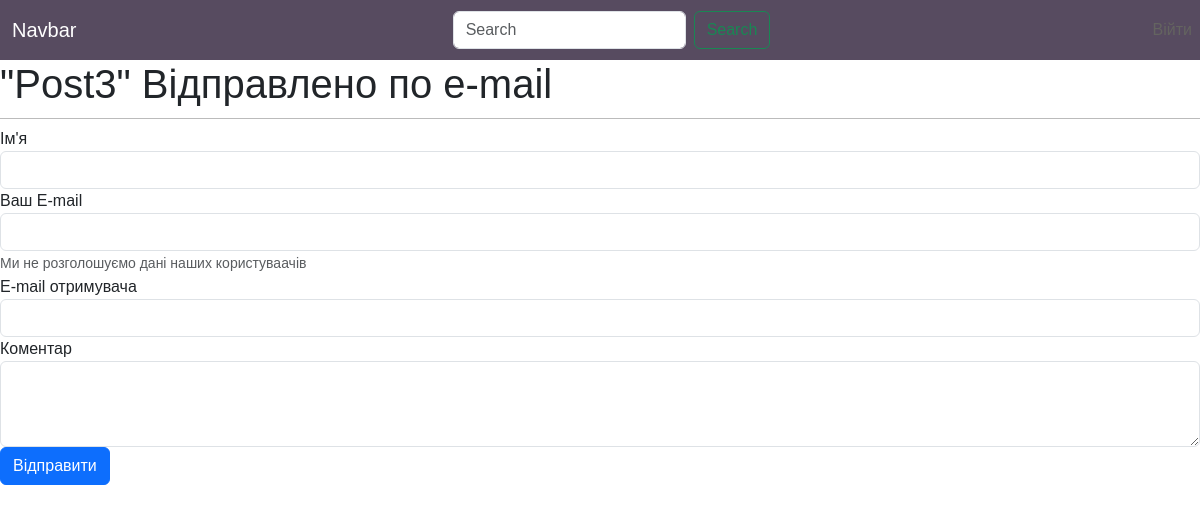
Page /blog/3/share/ on the earlier database version.
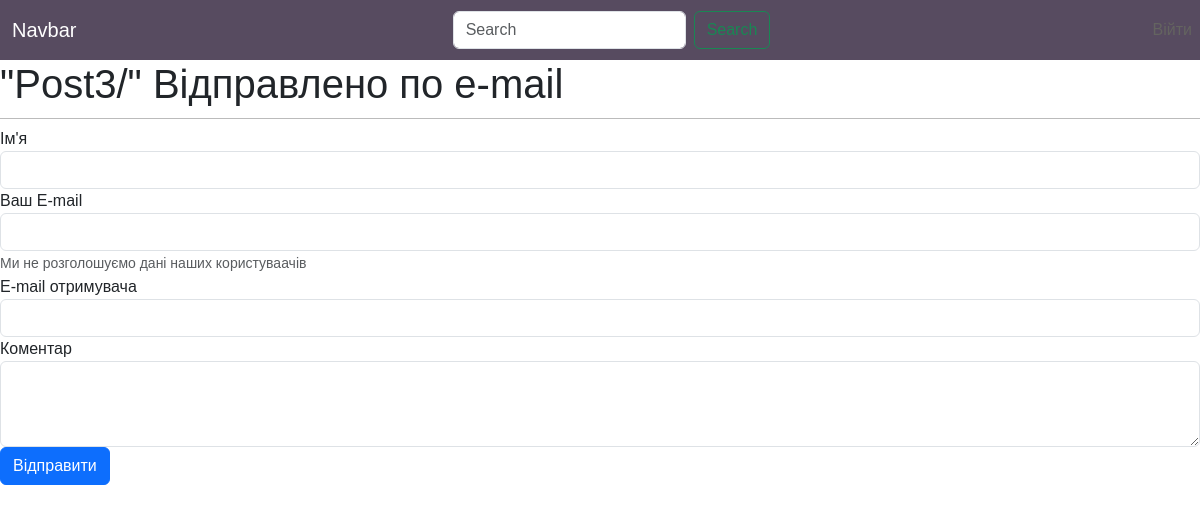
Same page on the later database version.
### blog/models.py (models this page shows, shortened)
class Post(models.Model):
    STATUS_CHOICES = (
        ('draft', 'Draft'),
        ('published', 'Published')
    )
    title = models.CharField(max_length=250, verbose_name='Назва поста')
    tags = TaggableManager()
    slug = models.SlugField(max_length=250, unique_for_date='publish')
    author = models.ForeignKey(User, on_delete=models.CASCADE, related_name='blog_posts',
                               verbose_name='Автор')
    short_description = models.CharField(max_length=400, verbose_name='Короткий опис')
    publish = models.DateTimeField(default=timezone.now, verbose_name='Дата публікації')
    created = models.DateTimeField(auto_now_add=True, verbose_name='Дата створення')
    updated = models.DateTimeField(auto_now=True, verbose_name='Дата оновлення')
    status = models.CharField(max_length=10, choices=STATUS_CHOICES, default='draft',
                              verbose_name='Статус публікації')
    image = models.ImageField(upload_to='product_images/', blank=False, verbose_name='Зображення')
    class Meta:
        ordering = ('-publish',)

### blog/views.py (the view)
# urls.py: path('<int:post_id>/share/', views.post_share, name='post_share'),
def post_share(request, post_id):
    post = get_object_or_404(Post, id=post_id, status='published')
    sent = False
    if request.method == 'POST':
        form = EmailPostForm(request.POST)
        if form.is_valid():
            cd = form.cleaned_data
            post_url = request.build_absolute_uri(post.get_absolute_url())
            subject = '{} ({}) recommends you reading "{}"'.format(cd['name'], cd['email'], post.title)
            message = 'Read "{}" at {}\n\n{}\'s comments: {}'.format(post.title, post_url, cd['name'], cd['comment'])
            send_mail(subject, message, '', [cd['to']])
            sent = True
    else:
        form = EmailPostForm()
    return render(request, 'blog/post/share.html', {'post': post, 'form': form, 'sent': sent})

### blog/forms.py
class EmailPostForm(forms.Form):
    name = forms.CharField(max_length=25, widget=forms.TextInput(attrs={'class': 'form-control',
                                                                        'id': 'nameInput'
                                                                        }))
    email = forms.EmailField(widget=forms.TextInput(attrs={'class': 'form-control',
                                                           'id': 'exampleInputEmail',
                                                           'area-describedby': 'emailHelp'
                                                           }))
    to = forms.EmailField(widget=forms.TextInput(attrs={'class': 'form-control',
                                                        'id': 'emailTo'}))
    comment = forms.CharField(required=False, widget=forms.Textarea(attrs={'class': 'form-control',
                                                                           'id': 'comments',
                                                                           'rows': '3'}))

### blog/templates/blog/post/share.html (shortened to what this page needs)
{% extends "blog/base.html" %}
{% block content %}
    {% if sent %}
        <h1>E-mail успішно відправлено</h1>
        <p>"{{ post.title }}" було успішно відправлено {{ form.cleaned_data.to }}.</p>
    {% else %}
        <h1>"{{ post.title }}" Відправлено по e-mail</h1>
        <form action='.', method='post'>
            <div class='form-group'>
                <label for='nameInput'>Ім'я</label>
                {{ form.name }}
            </div>
            <div class='form-group'>
                <label for='exampleInputEmail'>Ваш E-mail</label>
                {{ form.email }}
                <small id='emailHelp' class='form-text text-muted'>Ми не розголошуємо дані наших користуваачів</small>
            </div>
            <div class='form-group'>
                <label for='emailTo'>E-mail отримувача</label>
                {{ form.to }}
            </div>
            <div class='form-group'>
                <label for='comment'>Коментар</label>
                {{ form.comment }}
            </div>
            <button type='submit' class='btn btn-primary'>Відправити</button>
        </form>
    {% endif %}
{% endblock content %}

### blog/templates/blog/base.html (shortened to what this page needs)
{% load static %}
<!doctype html>
<html lang="en">
  <head>
    <link href="https://cdn.jsdelivr.net/npm/bootstrap@5.3.3/dist/css/bootstrap.min.css" rel="stylesheet">
    <link href="{% static 'css/style.css'%}" rel="stylesheet">
  </head>
  <body>
    {% block navbar %}
    <nav class="navbar navbar-expand-lg navbar-dark">
        <div class="container-fluid">
          <a class="navbar-brand" href="#">Navbar</a>
          <div class="collapse navbar-collapse justify-content-center"  id="navbarSupportedContent">
            <form class="d-flex" role="search">
              <input class="form-control me-2" type="search" placeholder="Search" aria-label="Search">
              <button class="btn btn-outline-success" type="submit">Search</button>
            </form>
          </div>
        </div>
        <div id='header'>
            <span class='user'>
              {% if request.user.is_authenticated %}
                <a href='{% url "blog:dashboard" %}' class='pr-3'>
                  {{ request.user.first_name }}
                </a>
                {% comment %} <a href='{% url "blog:logout" %}'>Вийти</a> {% endcomment %}
                <form method="POST" action="{% url 'blog:logout' %}" style="display:inline;">
                  {% csrf_token %}
                  <button type="submit" class="logout-button">
                      Вийти
                  </button>
                </form>
              {% else %}
                <a href='{% url "blog:login" %}'>Війти</a>
              {% endif %}
      </div>
      </nav>
    {% endblock navbar %}
    {% block content %}{% endblock content %}
</body>
</html>

### blog/static/css/style.css (style rules this page uses)
body { margin:0; padding:0; font-family:helvetica, sans-serif; }
a { color:#00abff; text-decoration:none; }
h1 { font-weight:normal; border-bottom:1px solid #bbb; padding:0 0 10px 0; }
#header { padding: 10px 10px; font-size: 14 px; color: #000000; border-bottom: 4 px solid #1cdf78; overflow: auto; }
#header a { color: #646460; }
nav { background-color: #574b60; }

Differences in the rows shown:
changed Post: title "Post3" → "Post3/"
